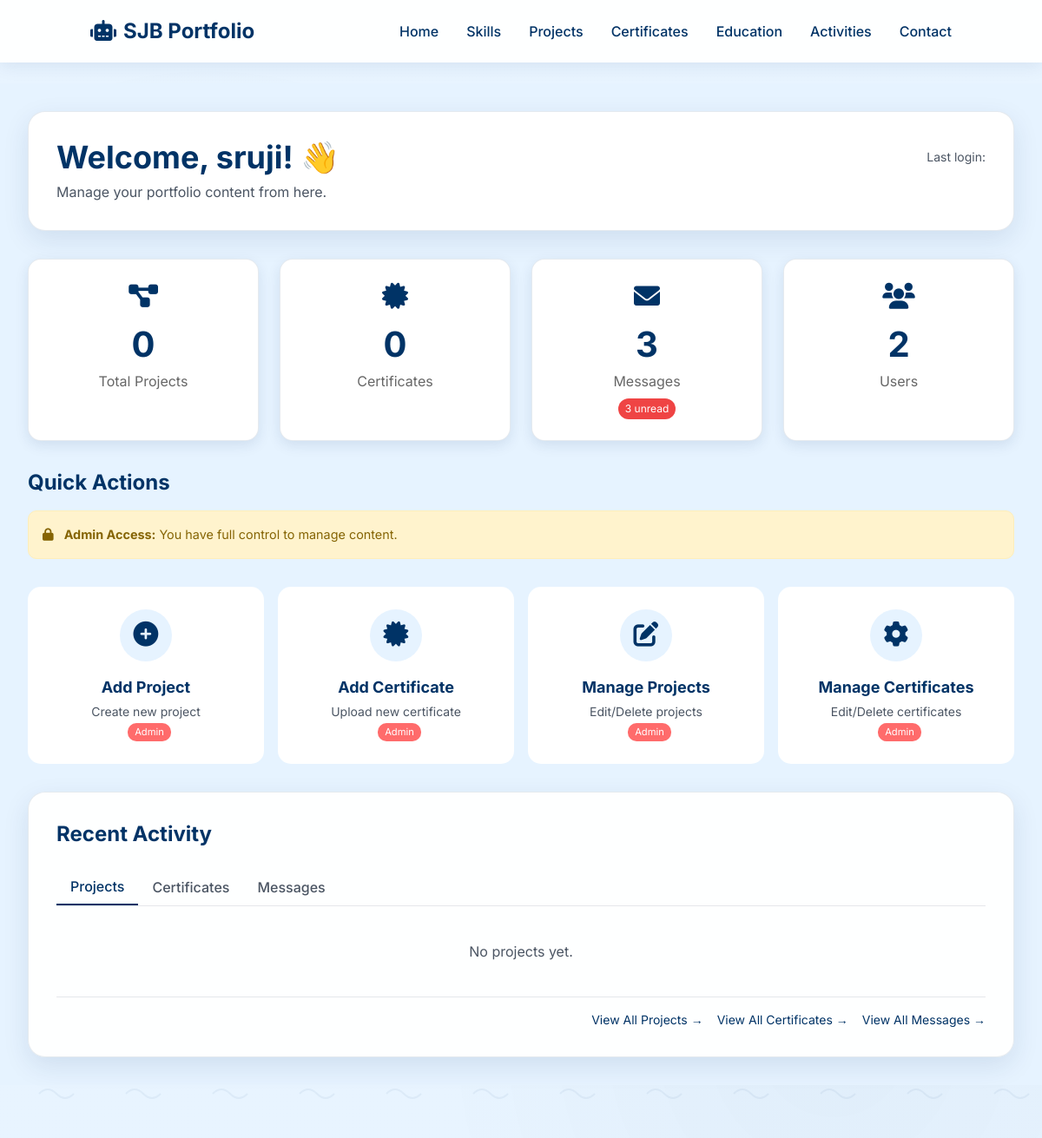
The app's page /dashboard/ (signed in, upper part), older data.
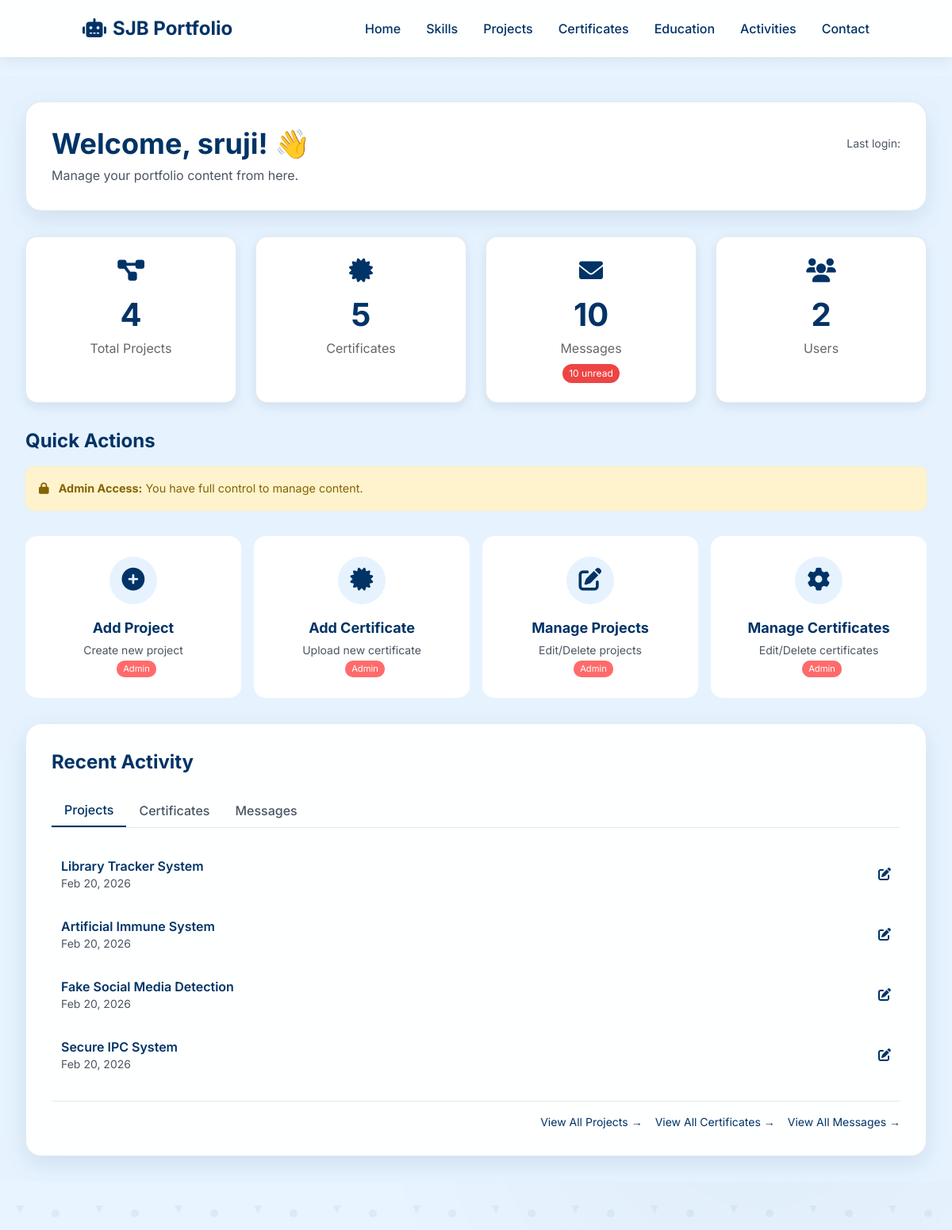
The same page, newer data.
### projects_app/models.py (models this page shows, shortened)
class Project(models.Model):
    title = models.CharField(max_length=200)
    slug = models.SlugField(unique=True, blank=True)
    description = models.TextField()
    tech_stack = models.CharField(max_length=500, help_text="Comma separated technologies")
    github_link = models.URLField(blank=True, null=True)
    live_demo_link = models.URLField(blank=True, null=True)
    created_date = models.DateTimeField(auto_now_add=True)
    updated_date = models.DateTimeField(auto_now=True)
    image = models.ImageField(upload_to='projects/', blank=True, null=True)
    class Meta:
        ordering = ['-created_date']

### accounts_app/views.py (the view)
# urls.py: path('dashboard/', views.dashboard, name='dashboard'),
@login_required(login_url='login')
def dashboard(request):
    if request.user.username not in AUTHORIZED_USERS and request.user.email not in AUTHORIZED_EMAILS:
        messages.error(request, '⛔ Unauthorized access.')
        return redirect('home')
    total_projects = Project.objects.count()
    total_certificates = Certificate.objects.count()
    total_messages = ContactMessage.objects.count()
    unread_messages = ContactMessage.objects.filter(is_read=False).count()
    total_users = User.objects.count()
    recent_projects = Project.objects.all().order_by('-created_date')[:5]
    recent_certificates = Certificate.objects.all().order_by('-issued_date')[:5]
    recent_messages = ContactMessage.objects.all().order_by('-timestamp')[:5]
    try:
        profile = Profile.objects.get(user=request.user)
    except Profile.DoesNotExist:
        profile = None
    context = {
        'total_projects': total_projects,
        'total_certificates': total_certificates,
        'total_messages': total_messages,
        'unread_messages': unread_messages,
        'total_users': total_users,
        'recent_projects': recent_projects,
        'recent_certificates': recent_certificates,
        'recent_messages': recent_messages,
        'profile': profile,
        'user': request.user,
        'today': timezone.now(),
    }
    return render(request, 'dashboard.html', context)

### templates/dashboard.html (shortened to what the changed rows need)
{% extends 'base.html' %}
{% load static %}
{% block content %}
<div class="dashboard-container">
    <div class="dashboard-header">
        <div class="flex justify-between items-center">
            <h1 class="text-3xl md:text-4xl font-bold text-[#003366]">
                Welcome, {{ user.username }}! 👋
            </h1>
        </div>
    </div>
    <div class="stats-grid">
        <div class="stat-card">
            <i class="fas fa-project-diagram text-3xl text-[#003366] mb-2"></i>
            <div class="stat-number">{{ total_projects|default:"0" }}</div>
            <div class="stat-label">Total Projects</div>
        </div>
        <div class="stat-card">
            <i class="fas fa-certificate text-3xl text-[#003366] mb-2"></i>
            <div class="stat-number">{{ total_certificates|default:"0" }}</div>
            <div class="stat-label">Certificates</div>
        </div>
        <div class="stat-card">
            <i class="fas fa-envelope text-3xl text-[#003366] mb-2"></i>
            <div class="stat-number">{{ total_messages|default:"0" }}</div>
            <div class="stat-label">Messages</div>
            {% if unread_messages > 0 %}
            <span class="inline-block bg-red-500 text-white text-xs px-2 py-1 rounded-full mt-2">
                {{ unread_messages }} unread
            </span>
            {% endif %}
        </div>
    </div>
    {% if user.is_authenticated and user.is_staff %}
    <h2 class="text-2xl font-bold text-[#003366] mb-4">Quick Actions</h2>
    {% endif %}
    <div class="card">
        <h2 class="text-2xl font-bold text-[#003366] mb-6">Recent Activity</h2>
        <div id="projects-tab" class="tab-content">
            {% if recent_projects %}
                {% for project in recent_projects %}
                <div class="flex justify-between items-center p-3 hover:bg-blue-50 rounded-lg transition mb-2">
                    <div>
                        <h3 class="font-semibold text-[#003366]">{{ project.title }}</h3>
                        <p class="text-sm text-gray-600">{{ project.created_date|date:"M d, Y" }}</p>
                    </div>
                    {% if user.is_staff %}
                    <a href="{% url 'admin:projects_app_project_change' project.id %}" class="text-[#003366] hover:text-blue-600">
                        <i class="fas fa-edit"></i>
                    </a>
                    {% endif %}
                </div>
                {% endfor %}
            {% else %}
                <p class="text-gray-600 text-center py-4">No projects yet.</p>
            {% endif %}
        </div>
    </div>
</div>
{% endblock %}

Row changes from the older to the newer data that the page shows:
added Project: title "Library Tracker System", created_date "Feb 20, 2026"
added Project: title "Artificial Immune System", created_date "Feb 20, 2026"
added Project: title "Fake Social Media Detection", created_date "Feb 20, 2026"
added Project: title "Secure IPC System", created_date "Feb 20, 2026"
Text that changed along with them:
{{ total_projects|default:"0" }}: "0" → "4"
{{ total_certificates|default:"0" }}: "0" → "5"
{{ total_messages|default:"0" }}: "3" → "10"
{{ unread_messages }}: "3" → "10"
text no longer shown: "No projects yet."
